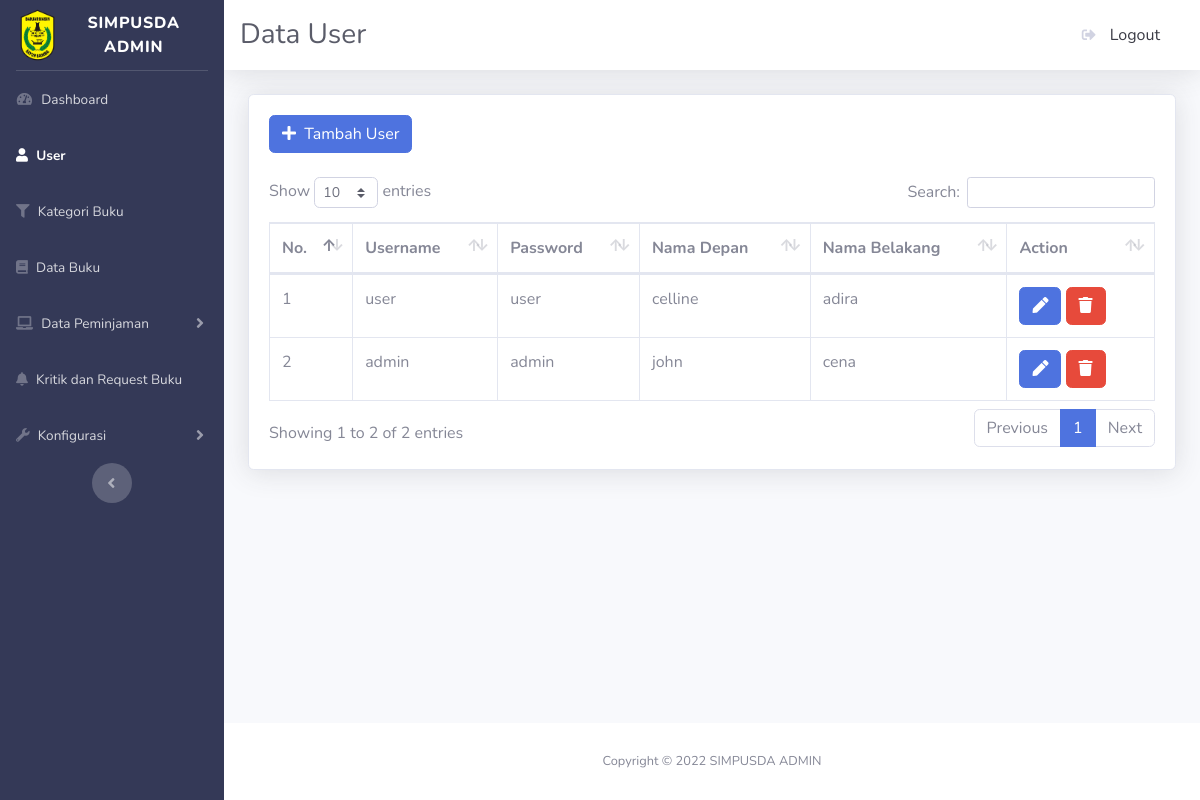
The page /admin/user.php on the database as committed earlier.
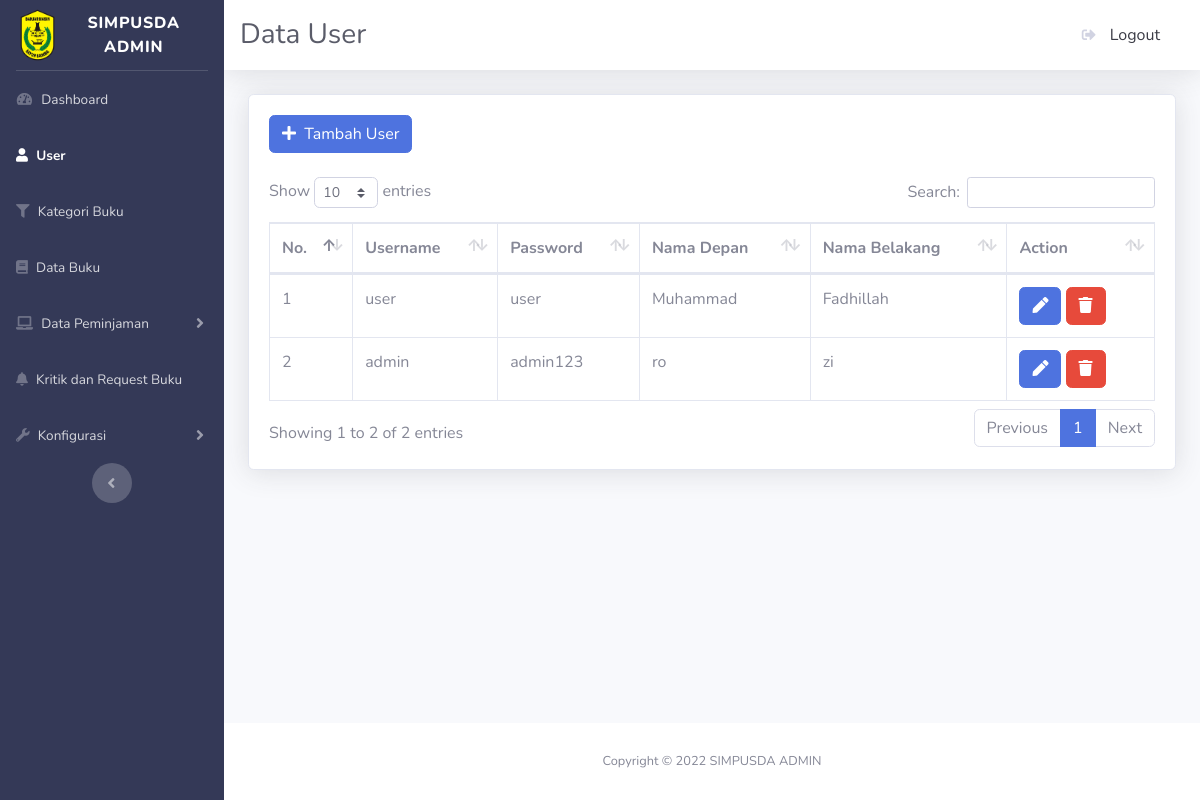
The same page on the database as committed later.
### tables this page shows
CREATE TABLE `m_user` (
  `id` int(10) UNSIGNED NOT NULL,
  `username` varchar(25) NOT NULL,
  `password` varchar(25) NOT NULL,
  `nama_depan` varchar(25) NOT NULL,
  `nama_belakang` varchar(25) NOT NULL,
  `m_role_id` int(10) UNSIGNED NOT NULL
);

### admin/user.php (the view, shortened to what the changed rows need)
<?php
include_once("config.php");
$stmt_user = $pdo_conn->prepare("SELECT m_user.id, m_user.username, m_user.password, m_user.nama_depan, m_user.nama_belakang, m_role.nama_role
FROM m_user INNER JOIN m_role ON m_user.m_role_id = m_role.id");
$stmt_user->execute();
$result_user = $stmt_user->fetchAll();
?>
<!DOCTYPE html>
<html lang="en">
<head>
    <link href="vendor/fontawesome-free/css/all.min.css" rel="stylesheet" type="text/css">
    <link href="css/sb-admin-2.min.css" rel="stylesheet">
    <link href="vendor/datatables/dataTables.bootstrap4.min.css" rel="stylesheet">
</head>
<body id="page-top">
    <div id="wrapper">
        <div id="content-wrapper" class="d-flex flex-column">
            <div id="content">
                <div class="container-fluid">
                    <div class="card shadow mb-4">
                        <div class="card-body">
                                 <br><br>
                            <div class="table-responsive">
                                <table class="table table-bordered" id="dataTable" width="100%" cellspacing="0">
                                <thead>
                                        <tr>
                                          <th scope="col">No.</th>
                                          <th scope="col">Username</th>
                                          <th scope="col">Password</th>
                                          <th scope="col">Nama Depan</th>
                                          <th scope="col">Nama Belakang</th>
                                          <th class="col-2">Action</th>
                                        </tr>
                                      </thead>
                                      <tbody>
                                        <?php
                                        $no = 1;
                                        foreach($result_user as $user_data){
                                            echo "<tr>";
                                            echo "<td>".$no++."</td>";
                                            echo "<td>".$user_data['username']."</td>";
                                            echo "<td>".$user_data['password']."</td>";
                                            echo "<td>".$user_data['nama_depan']."</td>";
                                            echo "<td>".$user_data['nama_belakang']."</td>";
                                            echo "<td>
                                            <a href='edituser.php?id=$user_data[id]'><button class='btn btn-primary' title='Edit'>
                                            <i class ='fa fa-pen'></i></button></a>
                                            <a href='hapususer.php?id=$user_data[id]' class ='confirmation'><button class='btn btn-danger' title='Hapus'>
                                            <i class ='fa fa-trash'></i></button></a>
                                            </td>
                                            </tr>";
                                          }
                                        ?>
                                    </tbody>
                                </table>
                            </div>
                        </div>
                    </div>
                </div>
            </div>
        </div>
    </div>
</body>
</html>

Rows that differ between the two databases and show on the page:
changed m_user "user": nama_depan "celline" → "Muhammad"; nama_belakang "adira" → "Fadhillah"
changed m_user "admin": password "admin" → "admin123"; nama_depan "john" → "ro"; nama_belakang "cena" → "zi"
